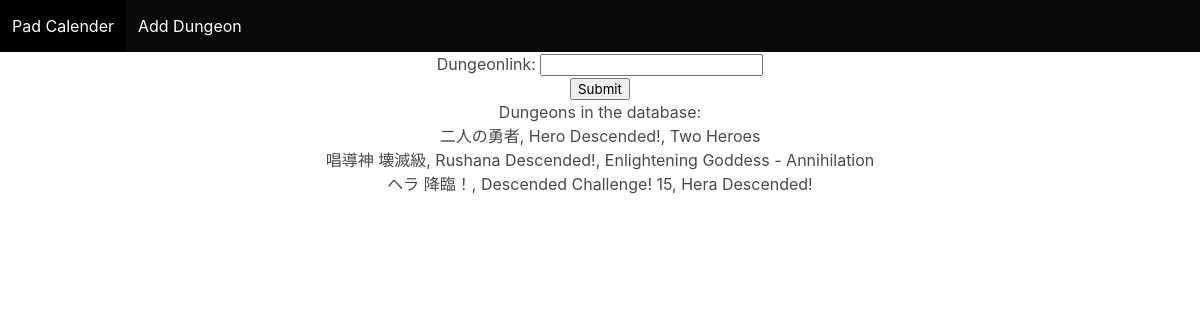
Screenshot of /add/ with the database file from the repository.
### dungeon/models.py (models this page shows, shortened)
class Dungeon(models.Model):
    jpnTitle = models.CharField(default="", max_length=50)
    altTitle = models.CharField(default="", max_length=50)
    altTitle2 = models.CharField(default="", max_length=50)
    stamina = models.CharField(default="", max_length=10)
    battles = models.CharField(default="", max_length=10)
    dungeonType = models.CharField(default="", max_length=30)
    dungeonLink = models.TextField(default="")
    daily = models.BooleanField(default=False)

### dungeon/views.py (the view, shortened to what this page needs)
# urls.py: path('add/', dv.addDungeonView)
def addDungeonView(request):
    template = 'addDungeon.html'
    source = Dungeon.objects.all()
    form = DungeonLink()
    context = {'dungeons': source, 'form': form}
    return render(request, template, context)

### dungeon/forms.py
class DungeonLink(forms.Form):
    dungeonLink = forms.CharField(max_length=50)

### templates/addDungeon.html (shortened to what this page needs)
{% extends 'home.html' %}
{% block content %}
<form method="POST">
    {{ form.as_p }}
    <input type="submit" value="Submit"/>
</form>
<div>Dungeons in the database:</div>
{% for dungeon in dungeons %}
    <div>{{ dungeon.jpnTitle }}, {{ dungeon.altTitle }}, {{ dungeon.altTitle2 }}</div>
{% endfor %}
{% endblock %}

### rows the page displays
Dungeon: jpnTitle "二人の勇者", altTitle "Hero Descended!", altTitle2 "Two Heroes"
Dungeon: jpnTitle "唱導神 壊滅級", altTitle "Rushana Descended!", altTitle2 "Enlightening Goddess - Annihilation"
Dungeon: jpnTitle "ヘラ 降臨！", altTitle "Descended Challenge! 15", altTitle2 "Hera Descended!"
